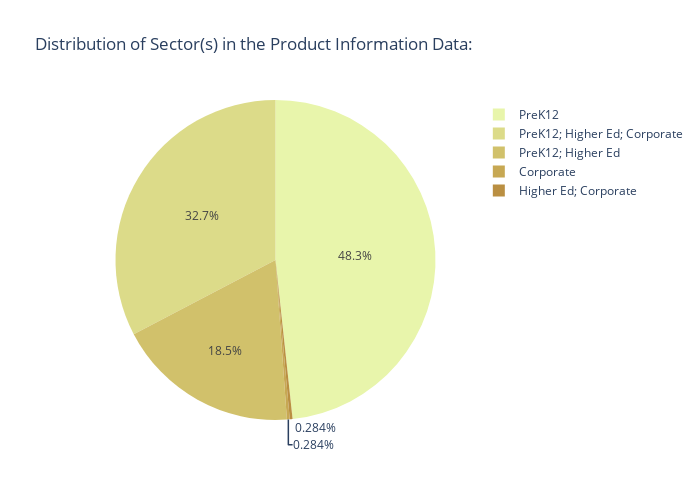

Source (notebook cell):
### Code cell
#Distribution of Sector(s) 
products_sec=df_products['Sector(s)'].value_counts().reset_index()

products_sec.columns = ['Sector(s)','percent']

products_sec['percent'] /= len(df_products)
fig = px.pie(
    products_sec, 
    names='Sector(s)', 
    values='percent',
    color_discrete_sequence=px.colors.sequential.turbid,
    title='Distribution of Sector(s) in the Product Information Data:', 
    width=700,
    height=500
)
fig.show()

### Figure 1 — Plotly figure (JSON) as saved in the notebook; plotly's stock layout.template omitted (floating-point values rounded to 4 significant figures)
{"data": [{"domain": {"x": [0, 1], "y": [0, 1]}, "hovertemplate": "Sector(s)=%{label}<br>percent=%{value}<extra></extra>", "labels": ["PreK12", "PreK12; Higher Ed; Corporate", "PreK12; Higher Ed", "Corporate", "Higher Ed; Corporate"], "legendgroup": "", "name": "", "showlegend": true, "type": "pie", "values": [0.483, 0.3267, 0.1847, 0.002841, 0.002841]}], "layout": {"height": 500, "legend": {"tracegroupgap": 0}, "piecolorway": ["rgb(232, 245, 171)", "rgb(220, 219, 137)", "rgb(209, 193, 107)", "rgb(199, 168, 83)", "rgb(186, 143, 66)", "rgb(170, 121, 60)", "rgb(151, 103, 58)", "rgb(129, 87, 56)", "rgb(104, 72, 53)", "rgb(80, 59, 46)", "rgb(57, 45, 37)", "rgb(34, 30, 27)"], "title": {"text": "Distribution of Sector(s) in the Product Information Data:"}, "width": 700}}
